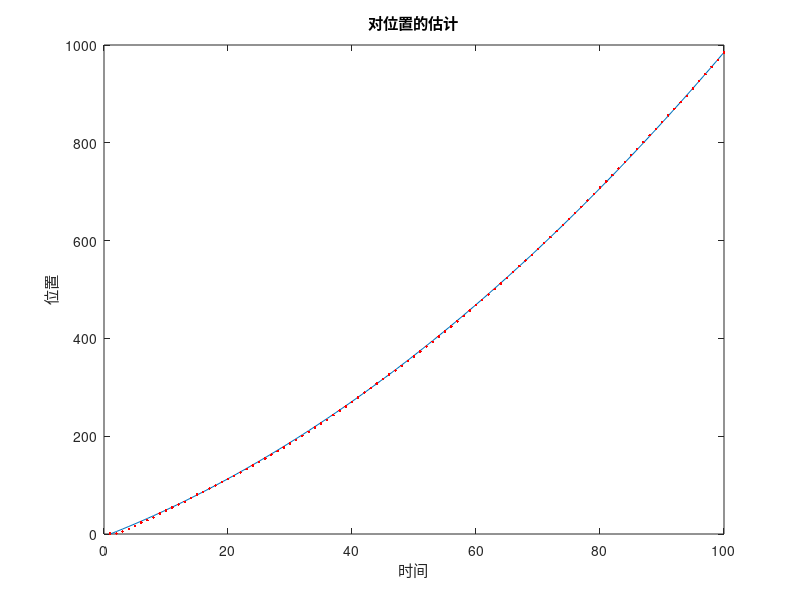
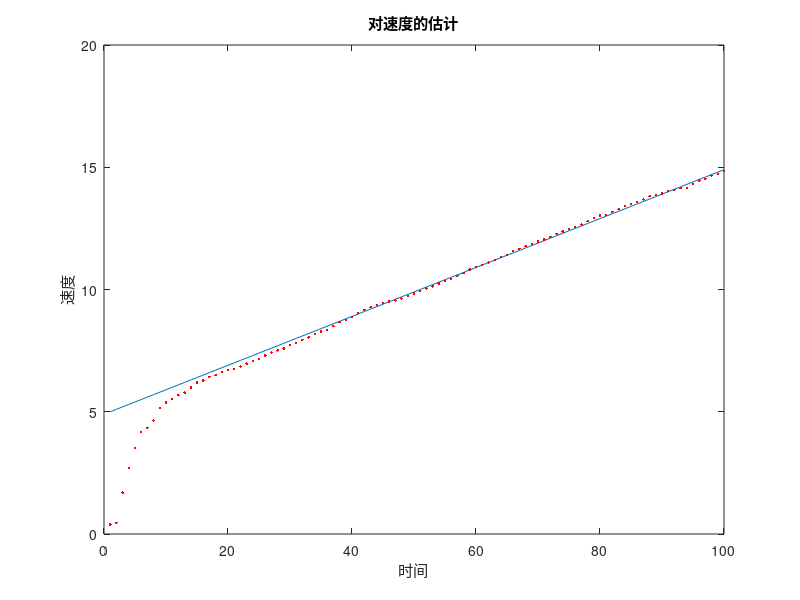

MATLAB code for these plots, in order:
close all;clear;clc;
% 估计小车在每一时刻的位置和速度
time = (1:100).'; % 离散的时间序列，单位是s
v = 5; % 小车的初始速度是5m/s，未知真实值
u = 0.1; % 加速度
noise = 3 * randn(length(time), 1); % GPS测量误差，标准差为3m
Z_ = zeros(length(time), 1); 
v_ = v + (time-1)*u; % 真实的速度值
for ii=2:length(time)
    Z_(ii) = Z_(ii-1) + v_(ii-1) + 1/2*u; % 真实的位置
end
% 已知量
Z = Z_ + noise; % GPS的观测值，带有测量误差
Q = [1e-4 0; 0 1e-4]; % 过程噪声的协方差矩阵，这是一个超参数
R = 1; % 观测噪声的协方差矩阵，也是一个超参数。因为是一维的，就是一个数
% 初始化
X = [0; 0]; % 初始状态，[位置, 速度]，就是我们要估计的内容
P = [0.1 0; 0 0.1]; % 先验误差协方差矩阵的初始值，根据经验给出

F = [1 1; 0 1]; % 状态转移矩阵
B = [1/2; 1]; % 控制矩阵
H = [1 0];

XLog = [];
for i=1:length(time)
    X_ = F*X + B*u;
    P_ = F*P*F'+Q;
    K = P_*H'/(H*P_*H'+R);
    X = X_+K*(Z(i)-H*X_);
    P = (eye(2)-K*H)*P_;
    XLog = [XLog, X];
end
figure(1)
plot(time, Z_);hold on;
plot(time, XLog(1, :), 'r.');
title('对位置的估计');
xlabel('时间');ylabel('位置');
figure(2)
plot(time, v_);hold on;
plot(time, XLog(2, :), 'r.');
title('对速度的估计');
xlabel('时间');ylabel('速度');